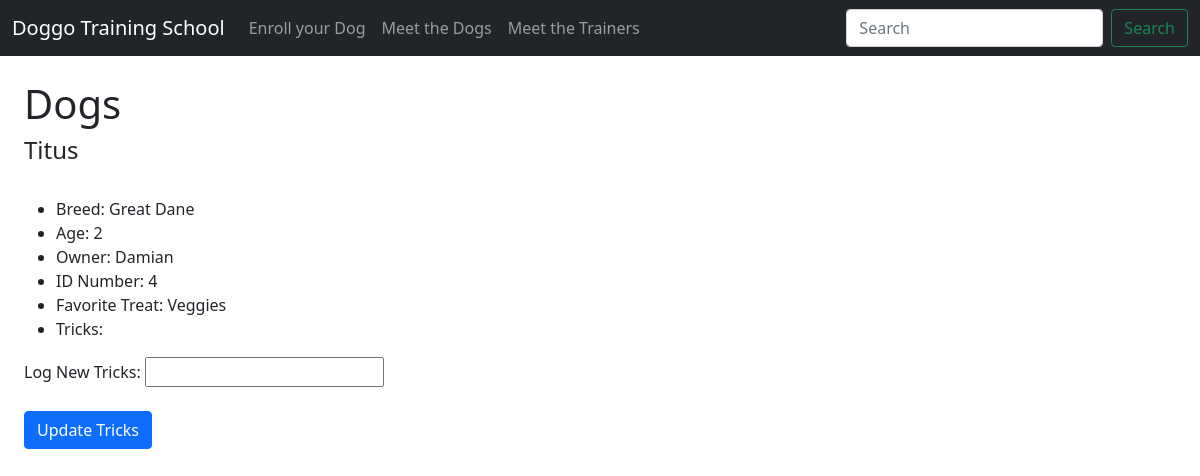
The app's page /trainer_profile/Steven, older data.
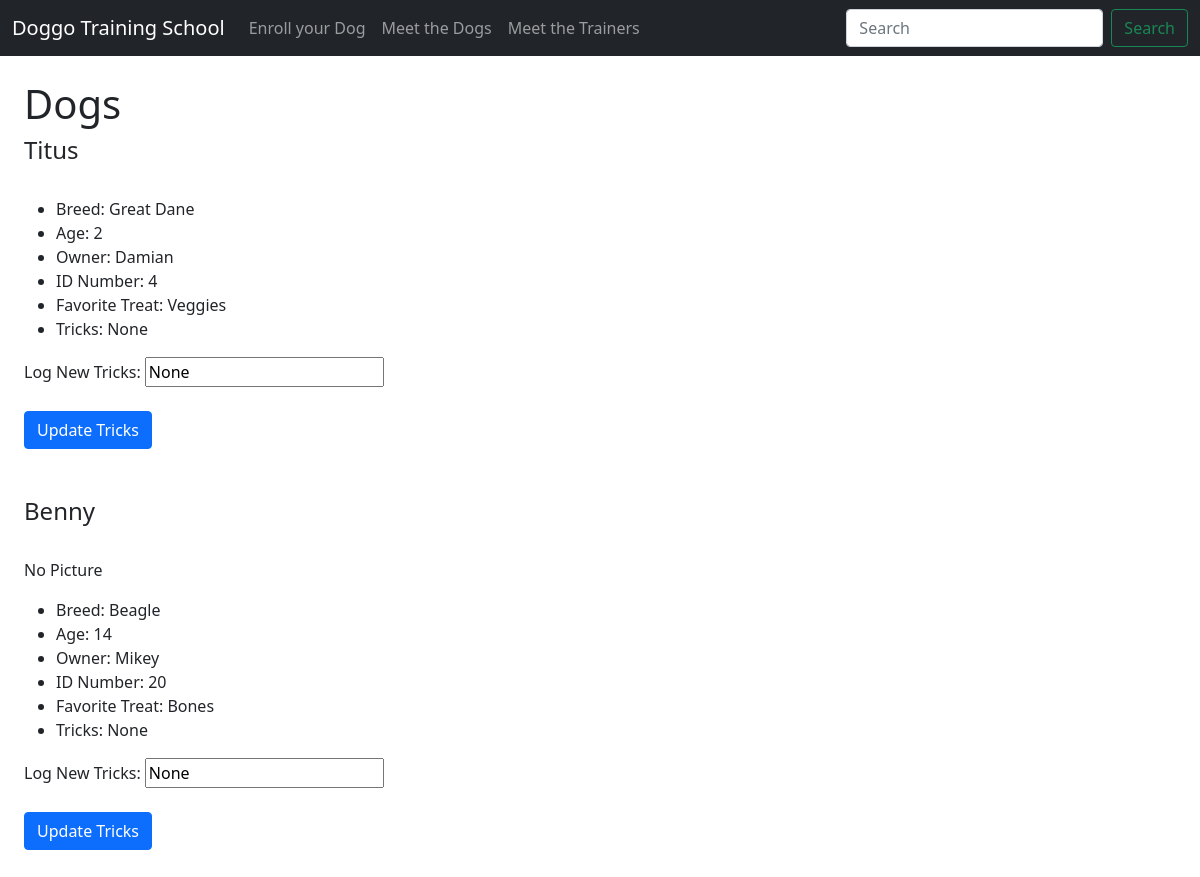
The same page, newer data.
### tables this page shows
CREATE TABLE "dogs" (
	"id"	INTEGER NOT NULL UNIQUE,
	"name"	TEXT NOT NULL,
	"breed"	TEXT,
	"age"	INTEGER,
	"owner"	NUMERIC NOT NULL,
	"treats"	TEXT,
	"trainer"	TEXT,
	"pic"	TEXT,
	"tricks"	TEXT,
	"medical_history"	TEXT,
	PRIMARY KEY("id" AUTOINCREMENT)
);

### app.py (the view)
@app.route('/trainer_profile/<string:trainer>')
def trainer_profile(trainer):
    dogs = show_trainers_dogs(trainer)
    return render_template('trainer_profile.html', dogs=dogs, trainer=trainer)

### dog_data.py (called while the page is built)
def connect_db(path):
    conn = sqlite3.connect(path)
    conn.row_factory = sqlite3.Row
    return (conn, conn.cursor())

def show_trainers_dogs(name):
    conn, cur = connect_db(db_path)
    query = 'SELECT * FROM dogs WHERE trainer=?'
    result = cur.execute(query, (name,)).fetchall()
    conn.close()
    return result

### templates/trainer_profile.html (shortened to what this page needs)
{% extends 'base.html' %}
{% block content %}
<h1>Dogs</h1>
{% for dog in dogs %}
  <h4>{{ dog.name }}</h4>
  {% if dog.pic %}
  <img src="{{ dog.pic }}" alt="">
  {% else %}
  <br><p>No Picture</p>
  {% endif %}
  <ul>
    {% if dog.breed %}
    <li>Breed: {{ dog.breed }}</li>
    {% else %}
    <li>No breed info available</li>
    {% endif %}
    <li>Age: {{ dog.age }}</li>
    <li>Owner: {{ dog.owner }}</li>
    <li>ID Number: {{ dog.id }}</li>
    <li>Favorite Treat: {{ dog.treats }}</li>
    <li>Tricks: {{ dog.tricks }}</li>
  </ul>
<form action="{{ url_for('update_tricks', dog_id=dog.id) }}" method="post">
  <label for="d_tricks">Log New Tricks:</label>
  <input type="text" name="dog_tricks" id="d_tricks" value="{{ dog.tricks }}"><br><br>
  <input class="btn btn-primary" type="submit" value="Update Tricks" name="action">
</form>
<br><br>
{% endfor %}
{% endblock %}

### templates/base.html (shortened to what this page needs)
<!DOCTYPE html>
<html lang="en">
<head>
  <link href="https://cdn.jsdelivr.net/npm/bootstrap@5.0.1/dist/css/bootstrap.min.css" rel="stylesheet">
</head>
<body>
{% include 'nav.html' %}
<div class="m-4">
  {% block content %}
  {% endblock %}
</div>
</body>
</html>

### templates/nav.html (shortened to what this page needs)
<nav class="navbar navbar-expand-md navbar-dark bg-dark">
  <div class="container-fluid">
    <a class="navbar-brand" href="{{ url_for('index') }}">Doggo Training School</a>
    <div class="collapse navbar-collapse" id="navbarSupportedContent">
      <ul class="navbar-nav me-auto mb-2 mb-lg-0">
        <li class="nav-item">
          <a class="nav-link" href="{{ url_for('enroll') }}">Enroll your Dog</a>
        </li>
        <li>
          <a class="nav-link" href="{{ url_for('dogs') }}">Meet the Dogs</a>
        </li>
        <li>
          <a class="nav-link" href="{{ url_for('trainers') }}">Meet the Trainers</a>
        </li>
      </ul>
      <form class="d-flex">
        <input class="form-control me-2" type="search" placeholder="Search" aria-label="Search">
        <button class="btn btn-outline-success" type="submit">Search</button>
      </form>
    </div>
  </div>
</nav>

Row changes from the older to the newer data that the page shows:
shown differently, row unchanged: dogs "Titus": tricks (not shown) → "None"; dog_tricks (not shown) → "None"
added dogs: name "Benny", pic "No Picture", breed "Beagle", age "14", owner "Mikey", id "20", treats "Bones", tricks "None", dog_tricks "None"
